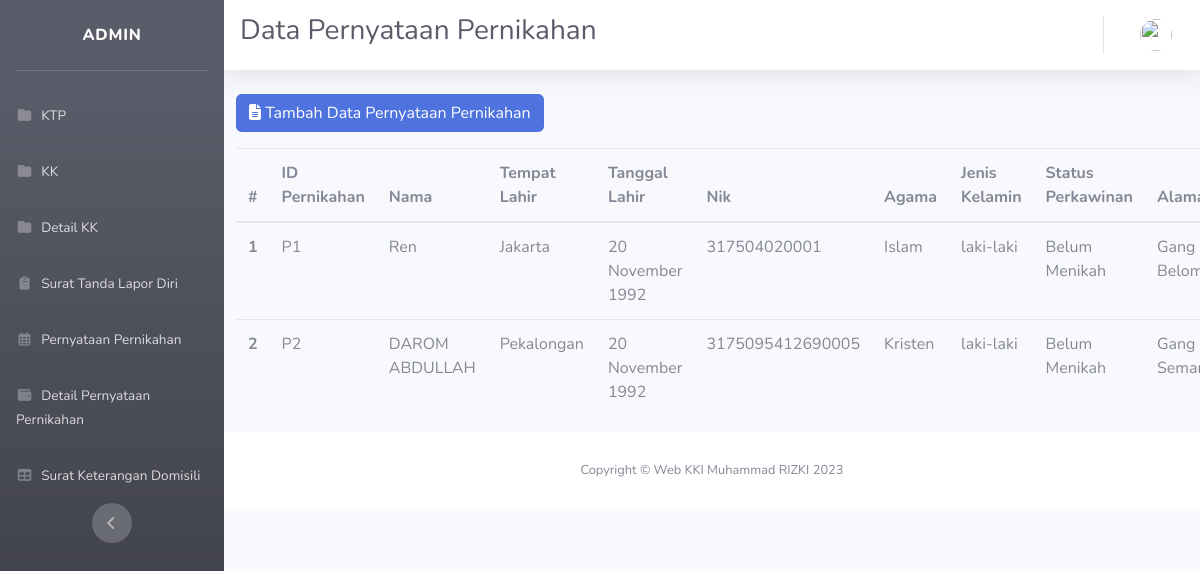
Page /index.php/pp on the committed database.
### tables this page shows
CREATE TABLE `pp` (
  `id_pernikahan` varchar(10) NOT NULL,
  `nama` varchar(100) DEFAULT NULL,
  `tempat_lahir` varchar(20) DEFAULT NULL,
  `tanggal_lahir` varchar(30) DEFAULT NULL,
  `nik` varchar(20) DEFAULT NULL,
  `agama` varchar(50) DEFAULT NULL,
  `jenis_kelamin` varchar(20) DEFAULT NULL,
  `status_perkawinan` varchar(20) DEFAULT NULL,
  `alamat` varchar(150) DEFAULT NULL
);

### application/controllers/PP.php (called while the page is built, shortened)
<?php
class PP extends CI_Controller
{
    function __construct()
    {
        $this->load->helper('url');
        $this->load->helper('form');
        $this->load->library('form_validation');
        $this->load->model('PP_model');
    }
    public function index()
    {
        $getData = $this->PP_model->get();
        $data = [
            'pp' => $getData->result_array(),
        ];
        $data['judul'] = 'Data Pernyataan Pernikahan';
        $data['user'] = $this->ModelUser->cekData(['email' => $this->session->userdata('email')])->row_array();
        if ($this->form_validation->run() == false) {
            $this->load->view('templatesadmin/header', $data);
            $this->load->view('templatesadmin/sidebar', $data);
            $this->load->view('templatesadmin/topbar', $data);
            $this->load->view('pp/index', $data);
            $this->load->view('templatesadmin/footer');
        }
    }
}

### index.php (called while the page is built, shortened)
<?php
require_once BASEPATH.'core/CodeIgniter.php';

### application/models/PP_model.php (called while the page is built, shortened)
<?php
class PP_model extends CI_Model
{
    function get()
    {
        return $this->db->get('pp');
    }
}

### application/views/pp/index.php (the view, shortened to what this page needs)
<div class="col-lg-12">
        <a href="<?php echo base_url(); ?>index.php/pp/create" class="btn btn-primary mb-3">
        <i class="fas fa-file-alt"></i> Tambah Data Pernyataan Pernikahan</a>
<table class="table table-hover">
    <thead>
        <tr>
            <th scope="col">#</th>
            <th scope="col">ID Pernikahan</th>
            <th scope="col">Nama</th>
            <th scope="col">Tempat Lahir</th>
            <th scope="col">Tanggal Lahir</th>
            <th scope="col">Nik</th>
            <th scope="col">Agama</th>
            <th scope="col">Jenis Kelamin</th>
            <th scope="col">Status Perkawinan</th>
            <th scope="col">Alamat</th>
        </tr>
    </thead>
    <tbody> <?php $a = 1;
            foreach ($pp as $row) { ?> <tr>
                <th scope="row"><?= $a++; ?></th>
                <td><?= $row['id_pernikahan']; ?></td>
                <td><?= $row['nama']; ?></td>
                <td><?= $row['tempat_lahir']; ?></td>
                <td><?= $row['tanggal_lahir']; ?></td>
                <td><?= $row['nik']; ?></td>
                <td><?= $row['agama']; ?></td>
                <td><?= $row['jenis_kelamin']; ?></td>
                <td><?= $row['status_perkawinan']; ?></td>
                <td><?= $row['alamat']; ?></td>
            </tr> <?php } ?> </tbody>
    </table>
</div>

### rows in the picture
pp: id_pernikahan "P1", nama "Ren", tempat_lahir "Jakarta", tanggal_lahir "20 November 1992", nik "317504020001", agama "Islam", jenis_kelamin "laki-laki", status_perkawinan "Belum Menikah", alamat "Gang…"
pp: id_pernikahan "P2", nama "DAROM ABDULLAH", tempat_lahir "Pekalongan", tanggal_lahir "20 November 1992", nik "3175095412690005", agama "Kristen", jenis_kelamin "laki-laki", status_perkawinan "Belum Menikah", alamat "Gang…"

### other values in the picture
$judul "Data Pernyataan Pernikahan"
